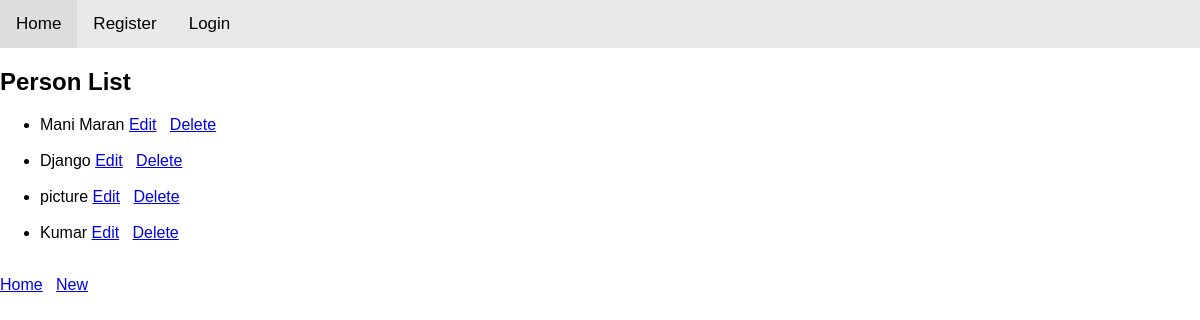
Screenshot of /howdy/person_list with the database file from the repository.
### howdy/models.py (models this page shows, shortened)
class Person(models.Model):
	name = models.CharField(max_length=200)
	datestamp = models.DateTimeField(auto_now_add=True)
	description = models.TextField(max_length=200, blank=True, null=True)
	image = models.FileField(blank=True, upload_to='uploads/')

### howdy/views.py (the view)
# urls.py: path('person_list', views.PersonList.as_view(),  name='person_list'),
class PersonList(ListView):
    model = Person

### howdy/templates/howdy/person_list.html
 {% extends 'howdy/base.html' %}
{% block body %}
    <h2>Person List</h2>
    <ul>
        {% for publisher in object_list %}
            <li>{{ publisher.name }}
            	<a href="{% url 'howdy:person_edit'   publisher.id %}">Edit</a> &nbsp
            	<a href="{% url 'howdy:person_delete' publisher.id %}">Delete</a></li><br>
        {% endfor %}
    </ul>
    <a href="{% url 'howdy:index' %}">Home</a> &nbsp <a href="{% url 'howdy:person_new' %}">New</a>
{% endblock %}

### howdy/static/howdy/css/style.css (style rules this page uses)
* { box-sizing: border-box; }
body { margin: 0; font-family: Arial, Helvetica, sans-serif; }

### rows the page displays
Person: name "Mani Maran"
Person: name "Django"
Person: name "picture"
Person: name "Kumar"
